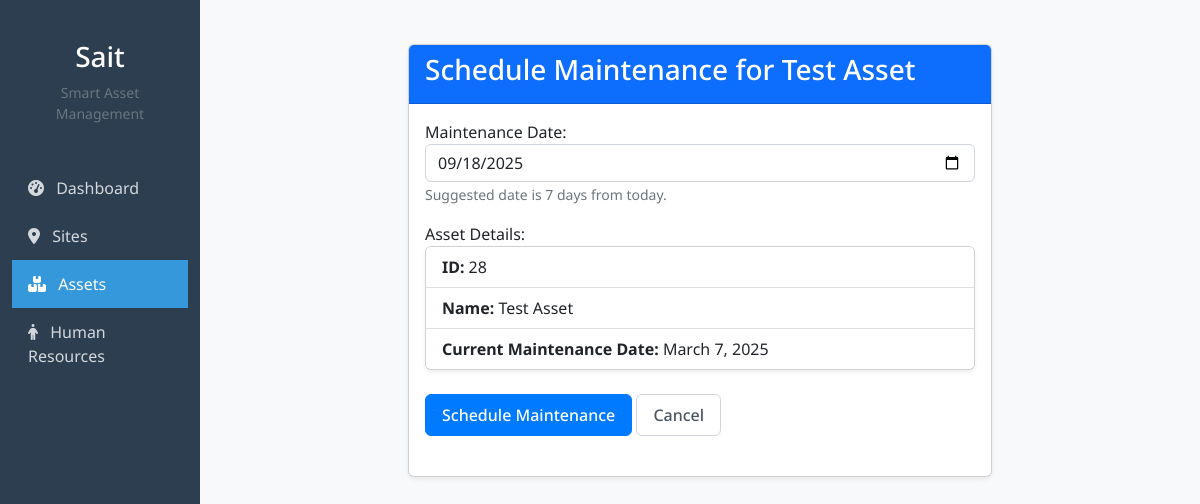
Page /assets/28/maintenance/ on the committed database.
### foreman/models.py (models this page shows, shortened)
class Asset(models.Model):
    asset_types = [
        ('equipment', 'Equipment'),
        ('material', 'Material'),
    ]
    site = models.ForeignKey(Site, on_delete=models.CASCADE, related_name='assets')
    name = models.CharField(max_length=100)
    type = models.CharField(max_length=100, choices=asset_types, default='equipment')
    units = models.CharField(max_length=100)
    serial_number = models.CharField(max_length=50, blank=True, null=True)  # for equipment
    quantity_in_stock = models.IntegerField(default=0)  # for material
    cost_per_unit = models.DecimalField(max_digits=10, decimal_places=2)
    maintenance_date = models.DateField(blank=True, null=True)
    assignment_date = models.DateField()
    discription = models.TextField(blank=True)
    owner = models.ForeignKey(User, on_delete=models.CASCADE, related_name='assets',null=True, blank=True)

### foreman/views.py (the view, shortened to what this page needs)
# urls.py: path('assets/<int:pk>/maintenance/', views.asset_maintenance, name='asset_maintenance'),
def asset_maintenance(request, pk):
    asset = get_object_or_404(Asset, pk=pk)
    suggested_date = (timezone.now() + timezone.timedelta(days=14)).date()
    return render(request, 'asset_maintenance.html', {
        'asset': asset,
        'suggested_date': suggested_date,
    })

### foreman/templates/asset_maintenance.html (shortened to what this page needs)
{% extends '_base.html' %}
{% block content %}
<div class="container mt-4">
    <div class="row">
        <div class="col-md-8 offset-md-2">
            <div class="card">
                <div class="card-header bg-primary text-white">
                    <h3>Schedule Maintenance for {{ asset.name }}</h3>
                </div>
                <div class="card-body">
                    <form method="POST">
                        <div class="form-group mb-3">
                            <label for="maintenance_date">Maintenance Date:</label>
                            <input type="date" class="form-control" id="maintenance_date"
                                   name="maintenance_date" value="{{ suggested_date|date:'Y-m-d' }}" required>
                            <small class="form-text text-muted">
                                Suggested date is 7 days from today.
                            </small>
                        </div>
                        <div class="form-group mb-3">
                            <label>Asset Details:</label>
                            <div class="card">
                                <ul class="list-group list-group-flush">
                                    <li class="list-group-item"><strong>ID:</strong> {{ asset.id }}</li>
                                    <li class="list-group-item"><strong>Name:</strong> {{ asset.name }}</li>
                                    {% if asset.maintenance_date %}
                                        <li class="list-group-item"><strong>Current Maintenance Date:</strong>
                                            {{ asset.maintenance_date|date:"F j, Y" }}</li>
                                    {% endif %}
                                </ul>
                            </div>
                        </div>
                        <div class="form-group">
                            <button type="submit" class="btn btn-primary">Schedule Maintenance</button>
                            <a href="{% url 'asset_management' %}" class="btn btn-secondary">Cancel</a>
                        </div>
                    </form>
                </div>
            </div>
        </div>
    </div>
</div>
{% endblock %}

### foreman/static/style.css (style rules this page uses)
:root { --primary-color: #2c3e50; --secondary-color: #3498db; --accent-color: #e74c3c; }
body { font-family: "Noto Sans", sans-serif; background-color: #f8f9fa; }
.card { box-shadow: 0 0.125rem 0.25rem rgba(0, 0, 0, 0.075); margin-bottom: 1.5rem; }
.card-header { background-color: rgba(44, 62, 80, 0.1); font-weight: 600; }
.btn-primary { background-color: var(--secondary-color); border-color: var(--secondary-color); }
.btn { display: inline-flex; align-items: center; justify-content: center; padding: 0.5rem 1rem; font-weight: 500; border-radius: 0.375rem; transition: all 0.2s ease-in-out; cursor: pointer; }
.btn-primary { background-color: #3b82f6; color: #ffffff; border: 1px solid transparent; }
.btn-secondary { background-color: #ffffff; color: #4b5563; border: 1px solid #d1d5db; }
.form-group { margin-bottom: 1.5rem; }
.btn-primary { background-color: #007bff; border-color: #007bff; }

### rows in the picture
Asset: name "Test Asset", id "28", maintenance_date "March 7, 2025"
